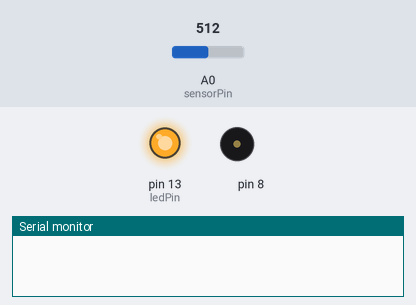
This sketch was run on a simulated Arduino Uno, built with avr-gcc and run on an emulated ATmega328P. Shown: output pins drawn as LEDs (lit = HIGH), buzzer (waves = sounding), the last lines printed to the serial monitor. The inputs (shaded band) are chosen by the test bench; at power-on: A0 (sensorPin) = 512.

Above: at 0.1 s.
At 5.1 s:
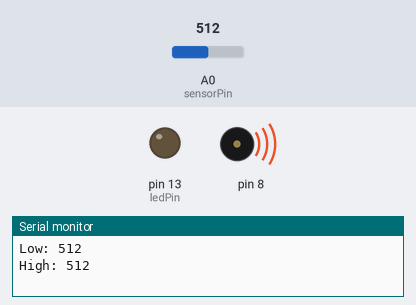
Timing chart, 0 to 6.6 s (numbered marks = the images above):
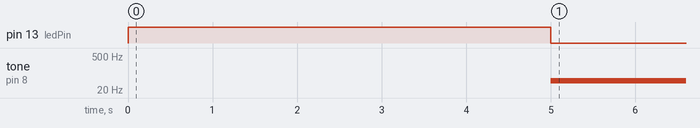

The sketch:

light_theremin_may18a.ino
```cpp
int sensorValue;
int sensorLow = 1023;
int sensorHigh = 0;
const int ledPin = 13;
const int sensorPin = A0;
void setup() {
  Serial.begin(9600);
  pinMode(ledPin, OUTPUT);
  digitalWrite(ledPin, HIGH);
  while(millis() < 5000) {
    sensorValue = analogRead(sensorPin);
    if(sensorValue > sensorHigh) {
      sensorHigh = sensorValue;
    }
    if(sensorValue < sensorLow) {
      sensorLow = sensorValue;
    }
  }
  digitalWrite(ledPin, LOW);
  Serial.print("Low: ");
  Serial.print(sensorLow);
  Serial.print("\nHigh: ");
  Serial.println(sensorHigh);
}

void loop() {
  sensorValue = analogRead(sensorPin);
  int pitch = map(sensorValue, sensorLow, sensorHigh, 50, 4000);
  tone(8, pitch, 20);
  delay(10);
}
```

Measured:
- by itself, tone on pin 8: silent → 49 Hz at 5.0 s
